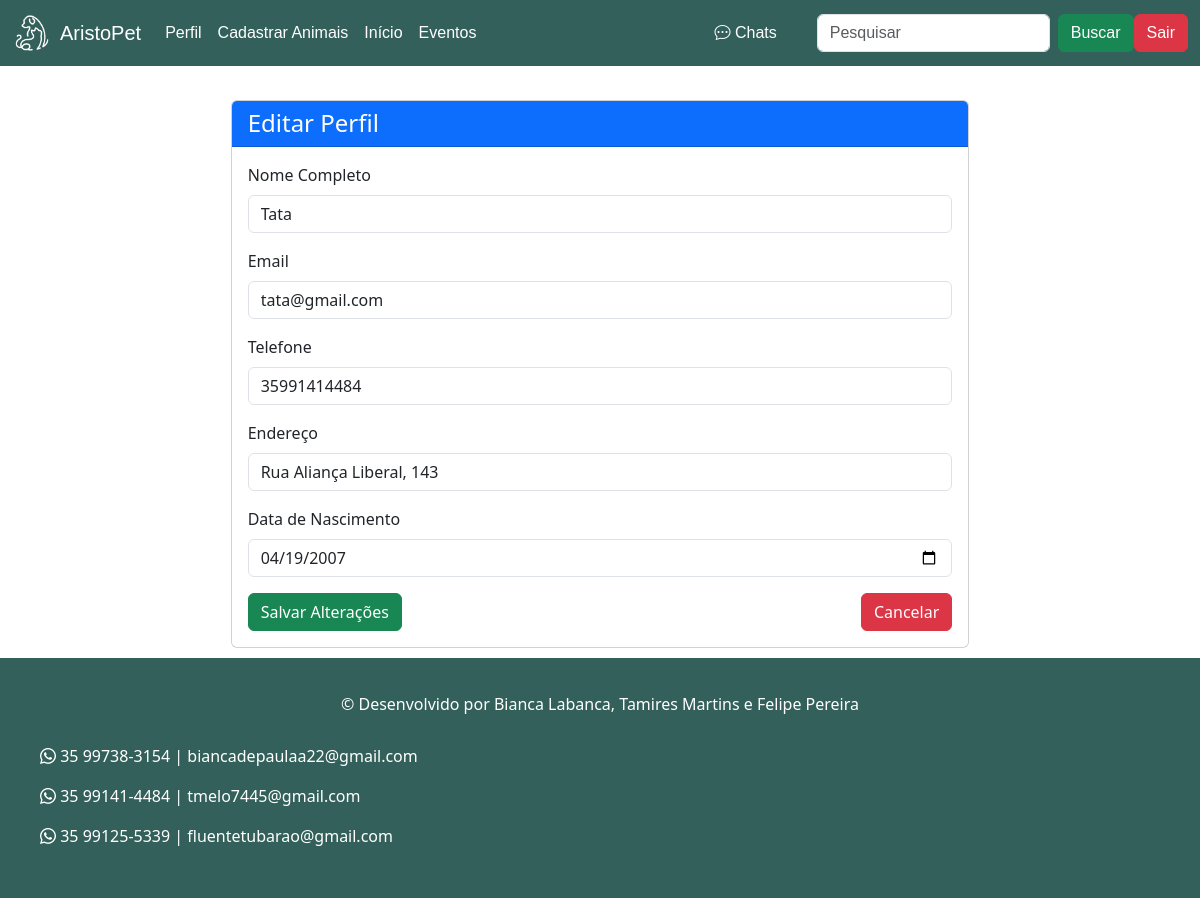
Screenshot of /perfil/editar/ (signed in) with the database file from the repository.
### app/models.py (models this page shows, shortened)
class Pessoa(models.Model):
    nome = models.CharField(max_length=100, verbose_name="Nome Completo")
    data_nasc = models.DateField(verbose_name="Data de nascimento", null=True, blank=True)
    endereco = models.CharField(max_length=200, verbose_name="Endereço")
    email = models.EmailField(unique=True, verbose_name="Email")
    senha = models.CharField(max_length=128, verbose_name="Senha")
    telefone = models.CharField(max_length=15, verbose_name="Telefone")
    imagem = models.ImageField(upload_to='animais/', blank=True, null=True, verbose_name="Foto de Perfil")
    class Meta:
        verbose_name = "Pessoa"
        verbose_name_plural = "Pessoas"

### app/views.py (the view, shortened to what this page needs)
# urls.py: path('perfil/editar/', editar_perfil_view, name='editar_perfil'),
def editar_perfil_view(request):
    pessoa_id = request.session.get('pessoa_id')
    if not pessoa_id:
        messages.error(request, 'Você precisa estar logado.')
        return redirect('login')
    pessoa = get_object_or_404(Pessoa, id=pessoa_id)
    return render(request, 'editar_perfil.html', {'pessoa': pessoa})

### app/templates/editar_perfil.html (shortened to what this page needs)
{% load static %}
<!DOCTYPE html>
<html lang="pt-br">
<head>
    <link href="https://cdn.jsdelivr.net/npm/bootstrap@5.3.7/dist/css/bootstrap.min.css" rel="stylesheet">
</head>
<body>
    {% include 'partials/header.html' %}
    <div class="container mt-4">
        <div class="row justify-content-center">
            <div class="col-md-8">
                <div class="card">
                    <div class="card-header bg-primary text-white">
                        <h4 class="mb-0">Editar Perfil</h4>
                    </div>
                    <div class="card-body">
                        <form method="post" id="perfilForm" enctype="multipart/form-data">
                            <div class="mb-3">
                                <label for="nome" class="form-label">Nome Completo</label>
                                <input type="text" class="form-control" id="nome" name="nome"
                                       value="{{ pessoa.nome }}" required>
                            </div>
                            <div class="mb-3">
                                <label for="email" class="form-label">Email</label>
                                <input type="email" class="form-control" id="email" name="email"
                                       value="{{ pessoa.email }}" required>
                            </div>
                            <div class="mb-3">
                                <label for="telefone" class="form-label">Telefone</label>
                                <input type="text" class="form-control" id="telefone" name="telefone"
                                       value="{{ pessoa.telefone }}">
                            </div>
                            <div class="mb-3">
                                <label for="endereco" class="form-label">Endereço</label>
                                <input type="text" class="form-control" id="endereco" name="endereco"
                                       value="{{ pessoa.endereco }}">
                            </div>
                            <div class="mb-3">
                                <label for="data_nasc" class="form-label">Data de Nascimento</label>
                                <input type="date" class="form-control" id="data_nasc" name="data_nasc"
                                       value="{{ pessoa.data_nasc|date:'Y-m-d' }}">
                            </div>
                            <div class="d-flex justify-content-between">
                                <button type="submit" class="btn btn-success">Salvar Alterações</button>
                                <a href="{% url 'perfil' %}" class="btn btn-danger">Cancelar</a>
                            </div>
                        </form>
                    </div>
                </div>
            </div>
        </div>
    </div>
    {% include 'partials/footer.html' %}
</body>
</html>

### app/templates/partials/footer.html (style rules this page uses)
html, body { height: 100%; margin: 0; display: flex; flex-direction: column; }
.container { padding: 10px; }

### rows the page displays
Pessoa: nome "Tata", email "tata@gmail.com", telefone "35991414484", endereco "Rua Aliança Liberal, 143", data_nasc "04/19/2007"
